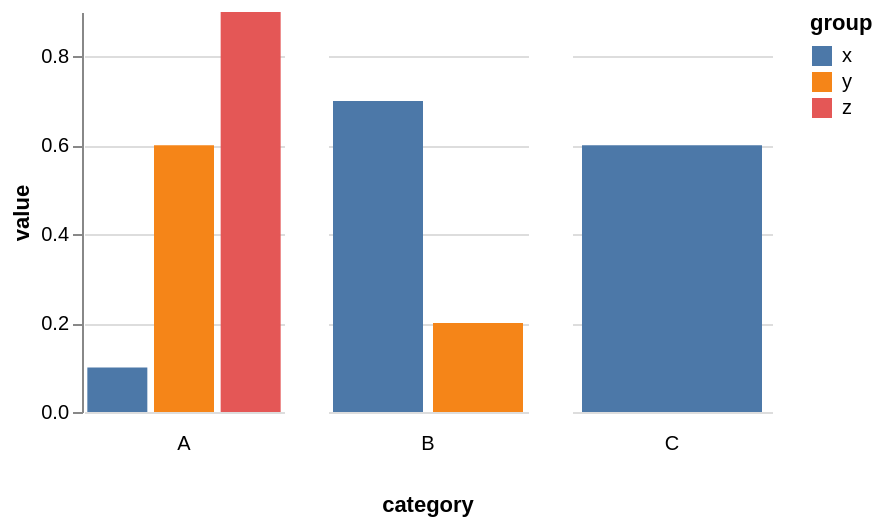

Specify this chart in Vega-Lite:
### Vega specification from a JSON file in a GitHub repository (floating-point values rounded to 4 significant figures)
{"$schema": "https://vega.github.io/schema/vega/v5.json", "background": "white", "padding": 5, "data": [{"name": "source_0", "values": [{"category": "A", "group": "x", "value": 0.1}, {"category": "A", "group": "y", "value": 0.6}, {"category": "A", "group": "z", "value": 0.9}, {"category": "B", "group": "x", "value": 0.7}, {"category": "B", "group": "y", "value": 0.2}, {"category": "C", "group": "x", "value": 0.6}]}, {"name": "data_0", "source": "source_0", "transform": [{"type": "stack", "groupby": ["group", "category"], "field": "value", "sort": {"field": [], "order": []}, "as": ["value_start", "value_end"], "offset": "zero"}, {"type": "filter", "expr": "isValid(datum[\"value\"]) && isFinite(+datum[\"value\"])"}]}, {"name": "column_domain", "source": "data_0", "transform": [{"type": "aggregate", "groupby": ["category"]}]}], "signals": [{"name": "child_width", "value": 100}, {"name": "child_height", "value": 200}], "layout": {"padding": 20, "titleAnchor": {"column": "end"}, "offset": {"columnTitle": 10}, "columns": {"signal": "length(data('column_domain'))"}, "bounds": "full", "align": "none"}, "marks": [{"name": "column-title", "type": "group", "role": "column-title", "title": {"text": "category", "style": "guide-title", "orient": "bottom", "offset": 10}}, {"name": "row_header", "type": "group", "role": "row-header", "encode": {"update": {"height": {"signal": "child_height"}}}, "axes": [{"scale": "y", "orient": "left", "grid": false, "title": "value", "labelOverlap": true, "tickCount": {"signal": "ceil(child_height/40)"}, "zindex": 0}]}, {"name": "column_footer", "type": "group", "role": "column-footer", "from": {"data": "column_domain"}, "sort": {"field": "datum[\"category\"]", "order": "ascending"}, "title": {"text": {"signal": "isValid(parent[\"category\"]) ? parent[\"category\"] : \"\"+parent[\"category\"]"}, "style": "guide-label", "frame": "group", "orient": "bottom", "offset": 10}, "encode": {"update": {"width": {"signal": "child_width"}}}}, {"name": "cell", "type": "group", "style": "cell", "from": {"facet": {"name": "facet", "data": "data_0", "groupby": ["category"]}}, "sort": {"field": ["datum[\"category\"]"], "order": ["ascending"]}, "encode": {"update": {"width": {"signal": "child_width"}, "height": {"signal": "child_height"}}}, "marks": [{"name": "child_marks", "type": "rect", "style": ["bar"], "from": {"data": "facet"}, "encode": {"update": {"fill": {"scale": "color", "field": "group"}, "ariaRoleDescription": {"value": "bar"}, "description": {"signal": "\"group: \" + (isValid(datum[\"group\"]) ? datum[\"group\"] : \"\"+datum[\"group\"]) + \"; value: \" + (format(datum[\"value\"], \"\"))"}, "xc": {"scale": "child_x", "field": "group", "band": 0.5}, "width": {"signal": "max(0.25, bandwidth('child_x'))"}, "y": {"scale": "y", "field": "value_end"}, "y2": {"scale": "y", "field": "value_start"}}}}], "scales": [{"name": "child_x", "type": "band", "domain": {"data": "facet", "field": "group", "sort": true}, "range": [0, {"signal": "child_width"}], "paddingInner": 0.1, "paddingOuter": 0.05}], "axes": [{"scale": "y", "orient": "left", "gridScale": "child_x", "grid": true, "tickCount": {"signal": "ceil(child_height/40)"}, "domain": false, "labels": false, "aria": false, "maxExtent": 0, "minExtent": 0, "ticks": false, "zindex": 0}]}], "scales": [{"name": "y", "type": "linear", "domain": {"data": "data_0", "fields": ["value_start", "value_end"]}, "range": [{"signal": "child_height"}, 0], "nice": true, "zero": true}, {"name": "color", "type": "ordinal", "domain": {"data": "data_0", "field": "group", "sort": true}, "range": "category"}], "legends": [{"fill": "color", "symbolType": "square", "title": "group"}], "config": {"style": {"cell": {"stroke": "transparent"}}}}
